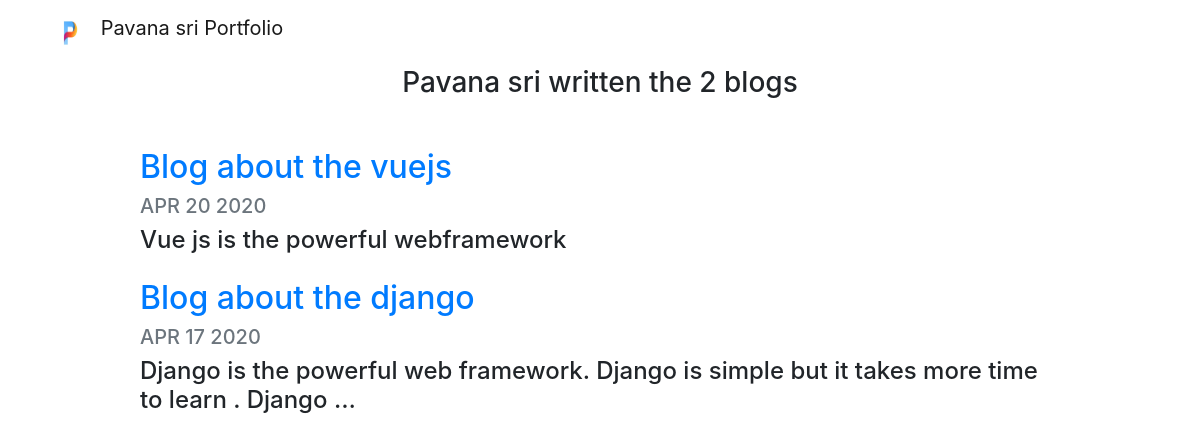
Screenshot of /blog/ with the database file from the repository.
### blog/models.py (models this page shows, shortened)
class Blog(models.Model):
    title = models.CharField(max_length = 200)
    description = models.TextField()
    date = models.DateField()

### blog/views.py (the view)
# urls.py: path('', views.all_blogs, name = "all_blogs"),
def all_blogs(request):
    blogs = Blog.objects.order_by('-date')
    return render(request,'blog/all_blogs.html', {'blogs':blogs})

### blog/templates/blog/all_blogs.html
{% extends 'portfolio/base.html' %}
{% load static %}
{% block content %}
    <h3 class = "text-center mb-5">Pavana sri written the {{blogs.count}} blog{{ blogs.count|pluralize }}</h1>
    {% for blog in blogs %}
    <div class="row justify-content-center my-3">
        <div class="col-md-10">
          <a href="{% url 'blog:detail' blog.id %}">
            <h2>{{ blog.title }}</h2>
          </a>
          <h5 class="text-muted">{{ blog.date|date:'M d Y'|upper }}</h5>
          <h4>{{ blog.description|striptags|truncatechars:100 }}</h4>
        </div>
      </div>
    {% endfor %}
{% endblock %}

### rows the page displays
Blog: title "Blog about the vuejs", date "APR 20 2020", description "Vue js is the powerful webframework"
Blog: title "Blog about the django", date "APR 17 2020", description "Django is the powerful web framework. Django is simple but it takes more time to learn . Django …"

### other values shown
{{ blogs.count }} "2"
